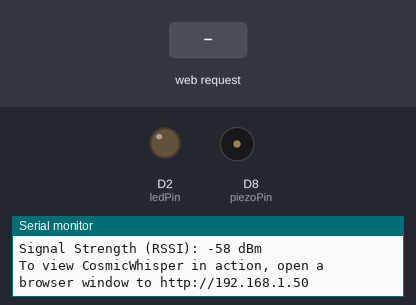
This sketch was run on a simulated Arduino MKR. Shown: output pins drawn as LEDs (lit = HIGH), buzzer (waves = sounding), the last lines printed to the serial monitor. The test bench sets the inputs (shaded band). WiFi joins after 1.5 s; servers stay silent unless stated; no radio packets arrive unless stated.

Above: at 12.7 s.
12.8 s: HTTP request GET /A4 received
At 13.2 s:
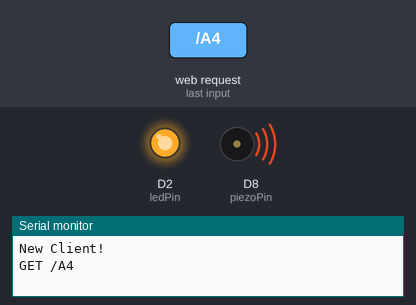
14.8 s: HTTP request GET /Bb4 received
At 15.31 s:
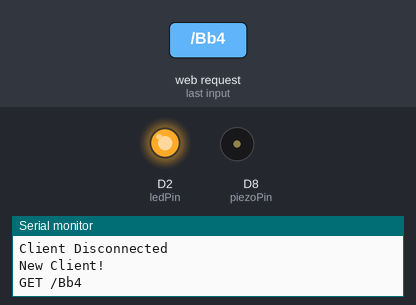
16.3 s: HTTP request GET /B4 received
At 17.8 s:
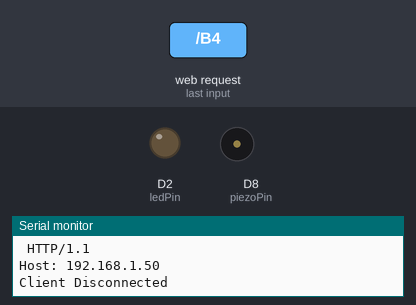
Timing chart, 0 to 19.3 s (numbered marks = the images above; inputs shaded):
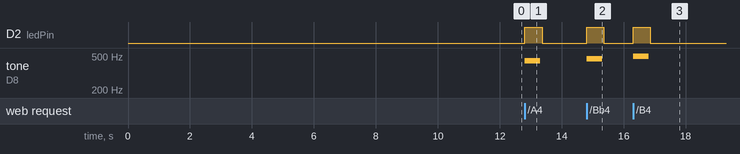

Measured:
- after the input at 12.8 s, D2 (ledPin): LOW → HIGH at once, → LOW 0.56 s later; tone on D8 (piezoPin): silent → 440 Hz at once, → silent 0.50 s later
- after the input at 14.8 s, D2 (ledPin): LOW → HIGH at once, → LOW 0.56 s later; tone on D8 (piezoPin): silent → 466 Hz at once, → silent 0.50 s later
- after the input at 16.3 s, D2 (ledPin): LOW → HIGH at once, → LOW 0.56 s later; tone on D8 (piezoPin): silent → 494 Hz at once, → silent 0.50 s later

The sketch:

CosmicWhisper_V2.ino
```cpp
#include <WiFiNINA.h>
#include "arduino_secrets.h"
#include <RH_ASK.h>
#include <SPI.h>
#include <WiFiUdp.h>

RH_ASK driver;
WiFiUDP Udp;

const unsigned int localUdpPort = 4210; // Port to listen on
const char *broadcastIP = "255.255.255.255"; // Broadcast IP address

const int ledPin = 2; const int piezoPin = 8; const int dataPin = 3;
int notes[] = {440, 466, 494, 523, 554, 587, 622, 659, 698, 740, 784, 831};

char ssid[] = SECRET_SSID;
char pass[] = SECRET_PASS;
int keyIndex = 0;
int status = WL_IDLE_STATUS;

WiFiServer server(80);
WiFiClient client = server.available();

void setup()
{
  Serial.begin(9600);
  pinMode(ledPin, OUTPUT);
  pinMode(piezoPin, OUTPUT);

  while (!Serial);

  while (!driver.init())
  {
    Serial.println("Driver initialization failed!");
  }

  Udp.begin(localUdpPort);
  Serial.println("UDP initialized.");
  enable_WiFi();
  connect_WiFi();

  server.begin();
  printWiFiStatus();
}

void loop()
{
  client = server.available();

  if (client)
  {
    WEB();
  }

  //receiveRFMessage();
}

void enable_WiFi()
{
  if (WiFi.status() == WL_NO_MODULE)
  {
    Serial.println("Communication with the WiFi module failed!");
    while (true);
  }

  String fv = WiFi.firmwareVersion();
  if (fv < "1.0.0")
  {
    Serial.println("Please upgrade the firmware!");
  }
}

void connect_WiFi()
{
  while (status != WL_CONNECTED)
  {
    Serial.print("Attempting to connect to SSID: ");
    Serial.println(ssid);

    status = WiFi.begin(ssid, pass);

    delay(10000);
  }
}

void printWiFiStatus()
{
  Serial.print("SSID: ");
  Serial.println(WiFi.SSID());

  IPAddress ip = WiFi.localIP();
  Serial.print("IP Address: ");
  Serial.println(ip);

  long rssi = WiFi.RSSI();
  Serial.print("Signal Strength (RSSI): ");
  Serial.print(rssi);
  Serial.println(" dBm");

  // open the client
  Serial.print("To view CosmicWhisper in action, open a browser window to http://");
  Serial.println(ip);
}

void WEB()
{
  if (client)
  {
    Serial.println("New Client!");
    String currentLine = "";
    while (client.connected())
    {
      if (client.available())
      {
        char c = client.read();
        Serial.write(c);  // print received character to serial monitor

        if (c == '\n') // if newline received
        {
          if (currentLine.length() == 0)
          {
            // send html page with UI
            client.println("HTTP/1.1 200 OK");
            client.println("Content-type:text/html");
            client.println();
            client.println("<!DOCTYPE html>");
            client.println("<html lang=\"en\">");
            client.println("<head>");
            client.println("  <meta charset=\"UTF-8\">");
            client.println("  <meta name=\"viewport\" content=\"width=device-width, initial-scale=1.0\">");
            client.println("  <link href=\"https://cdn.jsdelivr.net/npm/bootstrap@5.3.3/dist/css/bootstrap.min.css\" rel=\"stylesheet\" integrity=\"sha384-QWTKZyjpPEjISv5WaRU9OFeRpok6YctnYmDr5pNlyT2bRjXh0JMhjY6hW+ALEwIH\" crossorigin=\"anonymous\">");
            client.println("  <script src=\"https://cdn.jsdelivr.net/npm/bootstrap@5.3.3/dist/js/bootstrap.bundle.min.js\" integrity=\"sha384-YvpcrYf0tY3lHB60NNkmXc5s9fDVZLESaAA55NDzOxhy9GkcIdslK1eN7N6jIeHz\" crossorigin=\"anonymous\"></script>");
            client.println("</head>");
            client.println("<body background=\"https://raw.githubusercontent.com/Prithwis-2023/MKR-WiFi1010/refs/heads/main/temp/freepik__expand__61973.png\" style=\"background-size: cover;background-blend-mode: darken;\">");
            client.println("  <center><h1 class=\"display-1\" style=\"padding-top:5%; color:white; filter: brightness(50);\"><strong>Cosmic Whisper 2.0</strong></h1></center>");
            client.println("  <center><hr style=\"width: 50%; color: white;\"></center>");
            client.println("  <center style=\"padding-left: 30%; padding-top:1%\">");

            // first row
            client.println("    <div class=\"btn-toolbar\" role=\"toolbar\" aria-label=\"Toolbar with button groups\">");

            client.println("      <div class=\"btn-group me-2\" role=\"group\" aria-label=\"First group\">");
            client.println("        <button type=\"button\" class=\"btn btn-success btn-lg\" onclick=\"location.href=\'/A4\'\">Note A4</button>");
            client.println("      </div>");

            client.println("      <div class=\"btn-group me-2\" role=\"group\" aria-label=\"First group\">");
            client.println("        <button type=\"button\" class=\"btn btn-warning btn-lg\" onclick=\"location.href=\'/Bb4\'\">Note A#4/Bb4</button>");
            client.println("      </div>");

            client.println("      <div class=\"btn-group me-2\" role=\"group\" aria-label=\"First group\">");
            client.println("        <button type=\"button\" class=\"btn btn-success btn-lg\" onclick=\"location.href=\'B4\'\">Note B4</button>");
            client.println("      </div>");

            client.println("      <div class=\"btn-group me-2\" role=\"group\" aria-label=\"First group\">");
            client.println("        <button type=\"button\" class=\"btn btn-success btn-lg\" onclick=\"location.href=\'C5\'\">Note C5</button>");
            client.println("      </div>");

            client.println("    </div>");
            client.println("  </center>");

            // second row
            client.println("  <center style=\"padding-left: 28.5%; padding-top:3%\">");
            client.println("    <div class=\"btn-toolbar\" role=\"toolbar\" aria-label=\"Toolbar with button groups\">");

            client.println("      <div class=\"btn-group me-2\" role=\"group\" aria-label=\"First group\">");
            client.println("        <button type=\"button\" class=\"btn btn-warning btn-lg\" onclick=\"location.href=\'/Db5\'\">Note C#5/Db5</button>");
            client.println("      </div>");

            client.println("      <div class=\"btn-group me-2\" role=\"group\" aria-label=\"First group\">");
            client.println("        <button type=\"button\" class=\"btn btn-success btn-lg\" onclick=\"location.href=\'/D5\'\">Note D5</button>");
            client.println("      </div>");

            client.println("      <div class=\"btn-group me-2\" role=\"group\" aria-label=\"First group\">");
            client.println("        <button type=\"button\" class=\"btn btn-warning btn-lg\" onclick=\"location.href=\'Eb5\'\">Note D#5/Eb5</button>");
            client.println("      </div>");

            client.println("      <div class=\"btn-group me-2\" role=\"group\" aria-label=\"First group\">");
            client.println("        <button type=\"button\" class=\"btn btn-success btn-lg\" onclick=\"location.href=\'E5\'\">Note E5</button>");
            client.println("      </div>");

            client.println("    </div>");
            client.println("  </center>");

            // third row
            client.println("  <center style=\"padding-left: 28.5%; padding-top:3%\">");
            client.println("    <div class=\"btn-toolbar\" role=\"toolbar\" aria-label=\"Toolbar with button groups\">");

            client.println("      <div class=\"btn-group me-2\" role=\"group\" aria-label=\"First group\">");
            client.println("        <button type=\"button\" class=\"btn btn-success btn-lg\" onclick=\"location.href=\'/F5\'\">Note F5</button>");
            client.println("      </div>");

            client.println("      <div class=\"btn-group me-2\" role=\"group\" aria-label=\"First group\">");
            client.println("        <button type=\"button\" class=\"btn btn-warning btn-lg\" onclick=\"location.href=\'/Gb5\'\">Note F#5/Gb5</button>");
            client.println("      </div>");

            client.println("      <div class=\"btn-group me-2\" role=\"group\" aria-label=\"First group\">");
            client.println("        <button type=\"button\" class=\"btn btn-success btn-lg\" onclick=\"location.href=\'G5\'\">Note G5</button>");
            client.println("      </div>");

            client.println("      <div class=\"btn-group me-2\" role=\"group\" aria-label=\"First group\">");
            client.println("        <button type=\"button\" class=\"btn btn-warning btn-lg\" onclick=\"location.href=\'Ab5\'\">Note G#5/Ab5</button>");
            client.println("      </div>");

            client.println("    </div>");
            client.println(" </center>");

            client.println("</body>");
            client.println("</html>");
            break;
          }
          else
          {
            currentLine = "";
          }
        }

        else if (c != '\r')
        {
          currentLine += c;
        }

        if (currentLine.endsWith("GET /A4"))
        {
          digitalWrite(ledPin, HIGH);
          playTone(notes[0], 500);
          digitalWrite(ledPin, LOW);
        }
        if (currentLine.endsWith("GET /Bb4"))
        {
          digitalWrite(ledPin, HIGH);
          playTone(notes[1], 500);
          digitalWrite(ledPin, LOW);
        }
        if (currentLine.endsWith("GET /B4"))
        {
          digitalWrite(ledPin, HIGH);
          playTone(notes[2], 500);
          digitalWrite(ledPin, LOW);
        }
        if (currentLine.endsWith("GET /C5"))
        {
          digitalWrite(ledPin, HIGH);
          playTone(notes[3], 500);
          digitalWrite(ledPin, LOW);
        }
        if (currentLine.endsWith("GET /Db5"))
        {
          digitalWrite(ledPin, HIGH);
          playTone(notes[4], 500);
          digitalWrite(ledPin, LOW);
        }
        if (currentLine.endsWith("GET /D5"))
        {
          digitalWrite(ledPin, HIGH);
          playTone(notes[5], 500);
          digitalWrite(ledPin, LOW);
        }
        if (currentLine.endsWith("GET /Eb5"))
        {
          digitalWrite(ledPin, HIGH);
          playTone(notes[6], 500);
          digitalWrite(ledPin, LOW);
        }
        if (currentLine.endsWith("GET /E5"))
        {
          digitalWrite(ledPin, HIGH);
          playTone(notes[7], 500);
          digitalWrite(ledPin, LOW);
        }
        if (currentLine.endsWith("GET /F5"))
        {
          digitalWrite(ledPin, HIGH);
          playTone(notes[8], 500);
          digitalWrite(ledPin, LOW);
        }
        if (currentLine.endsWith("GET /Gb5"))
        {
          digitalWrite(ledPin, HIGH);
          playTone(notes[9], 500);
          digitalWrite(ledPin, LOW);
        }
        if (currentLine.endsWith("GET /G5"))
        {
          digitalWrite(ledPin, HIGH);
          playTone(notes[10], 500);
          digitalWrite(ledPin, LOW);
        }
        if (currentLine.endsWith("GET /Ab5"))
        {
          digitalWrite(ledPin, HIGH);
          playTone(notes[11], 500);
          digitalWrite(ledPin, LOW);
        }
      }
    }

    client.stop();
    Serial.println("Client Disconnected");
  }
}

void playTone(int note, int duration)
{
  tone(piezoPin, note, duration);
  delay(duration);
  noTone(piezoPin);
  transmit(note);
}

void transmit(int note)
{
  char message[10];
  sprintf(message, "%i", note);
  driver.send((uint8_t *)message, strlen(message));
  driver.waitPacketSent();
  Serial.println("Sending via RF Transmitter...");

    // Send UDP packet to broadcast address
    Udp.beginPacket(broadcastIP, localUdpPort);
    Udp.write(message);
    Udp.endPacket();

    Serial.println("Broadcasting via UDP...");
}

// additional functionality

void receiveRFMessage()
{
  uint8_t buf[10];
  uint8_t buflen = sizeof(buf);

  if (driver.recv(buf, &buflen))
  {
    buf[buflen] = '\0';
    int receivedNote = atoi((char *)buf);
    Serial.print("Received Note: ");
    Serial.println(receivedNote);
    digitalWrite(ledPin, HIGH);
    playTone(receivedNote, 500);
    digitalWrite(ledPin, LOW);
  }
}
```

arduino_secrets.h
```cpp
#define SECRET_SSID ""
#define SECRET_PASS ""
```
